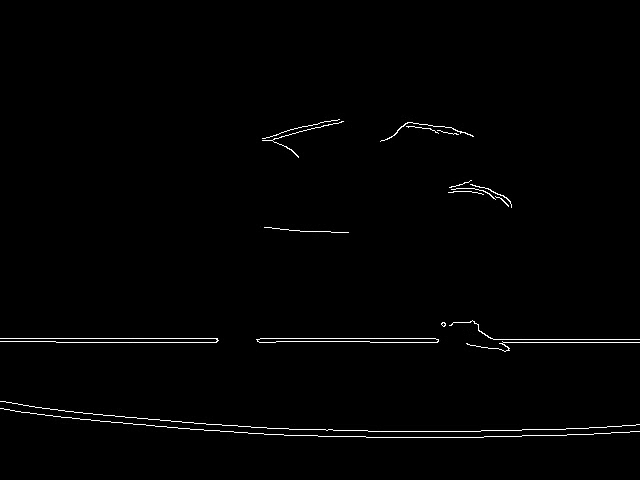
#> input picture frame 3 of Day-18/output/processed_vid1.mp4, 640 x 480 px, given in place of vid1.mp4, which was not available
$ python mini-project.py
#> lines starting #> are read from the running program, lines starting #| are printed output that depends on the picture; after the words box and inside, x2 and y2 are one past the last pixel; in counts of white or black regions, pixels touching at a corner belong together; pictures that were not available may be replaced by others from this repository, and a replacement may not be noted
import cv2

def process_video(input_video, output_video):

    # Read video
#> called with input_video = 'input/vid1.mp4', output_video = 'output/processed_vid1.mp4'
    vid = cv2.VideoCapture(input_video)

    if not vid.isOpened():
        print(f"Could not open {input_video}")
        return

    # Video properties
    fps = int(vid.get(cv2.CAP_PROP_FPS))
    width = int(vid.get(cv2.CAP_PROP_FRAME_WIDTH))
    height = int(vid.get(cv2.CAP_PROP_FRAME_HEIGHT))

    print(f"\nProcessing: {input_video}")
    print(f"FPS: {fps}")
    print(f"Width: {width}")
    print(f"Height: {height}")

    # Display original video
    while True:

        ret, frame = vid.read()
#> frame is the input picture: shape (480, 640, 3); min 0, max 255, mean 2.7

        if not ret:
            break

        resized = cv2.resize(frame, (640, 480))

        cv2.imshow("Original Video", resized)

        if cv2.waitKey(25) & 0xFF == ord('q'):
#> (key q is pressed here)
            break

    # Reset video to beginning
    vid.set(cv2.CAP_PROP_POS_FRAMES, 0)

    # Video writer
    fourcc = cv2.VideoWriter_fourcc(*'mp4v')

    out = cv2.VideoWriter(
        output_video,
        fourcc,
        fps,
        (640, 480),
        False
    )

    # Process video
    while True:

        ret, frame = vid.read()
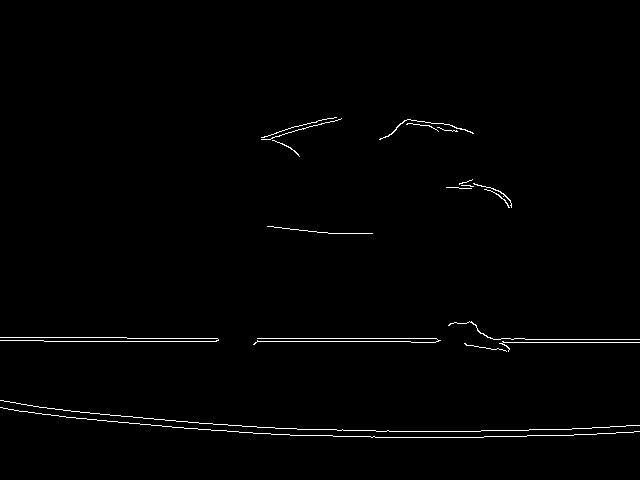
#> input picture frame 0 of Day-18/output/processed_vid1.mp4, 640 x 480 px, given in place of vid1.mp4, which was not available
#> frame is the input picture: shape (480, 640, 3); min 0, max 255, mean 2.7

        if not ret:
            break

        # Resize
        frame = cv2.resize(frame, (640, 480))

        # Grayscale
        gray = cv2.cvtColor(frame, cv2.COLOR_BGR2GRAY)

        # Gaussian Blur
        blur = cv2.GaussianBlur(gray, (5, 5), 0)
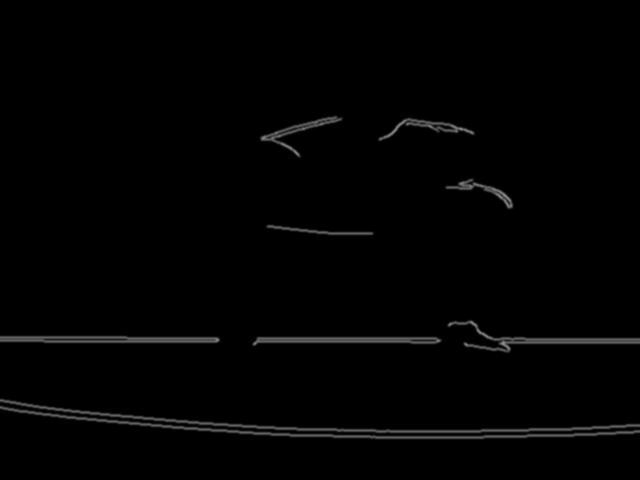
#> blur: shape (480, 640); min 0, max 145, mean 2.7

        # Canny Edge Detection
        edges = cv2.Canny(blur, 100, 200)
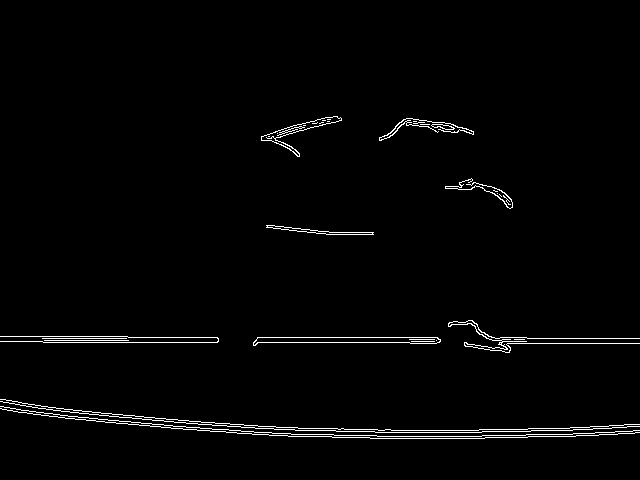
#> edges: shape (480, 640); 1.7% white in thin lines or dots, all inside (x1, y1, x2, y2) = (0, 116, 640, 439)

        # Display processed video
        cv2.imshow("Processed Video", edges)

        # Save processed frame
        out.write(edges)

        if cv2.waitKey(25) & 0xFF == ord('q'):
#> (key q is pressed here)
            break

    vid.release()
    out.release()
    cv2.destroyAllWindows()

    print(f"{output_video} saved successfully.")


# Process 3 Videos

videos = [
    ("input/vid1.mp4", "output/processed_vid1.mp4"),
    ("input/vid2.mp4", "output/processed_vid2.mp4"),
    ("input/vid3.mp4", "output/processed_vid3.mp4")
]

for input_video, output_video in videos:
    process_video(input_video, output_video)

$ run again, starting later in the video
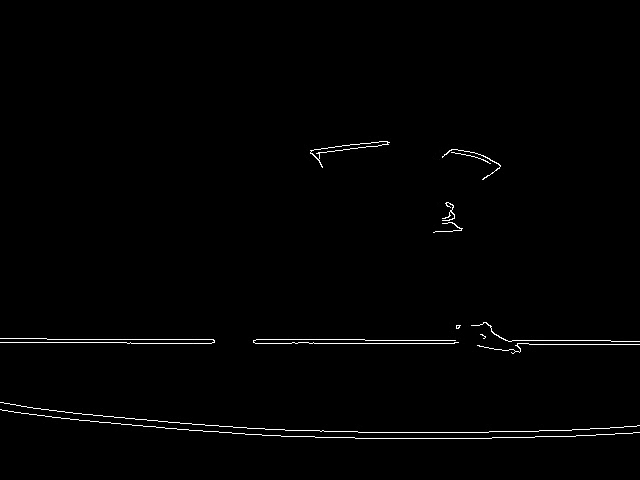
#> input picture frame 15 of Day-18/output/processed_vid1.mp4, 640 x 480 px, given in place of vid1.mp4, which was not available
#> in process_video, frame is the input picture: shape (480, 640, 3); min 0, max 255, mean 2.5
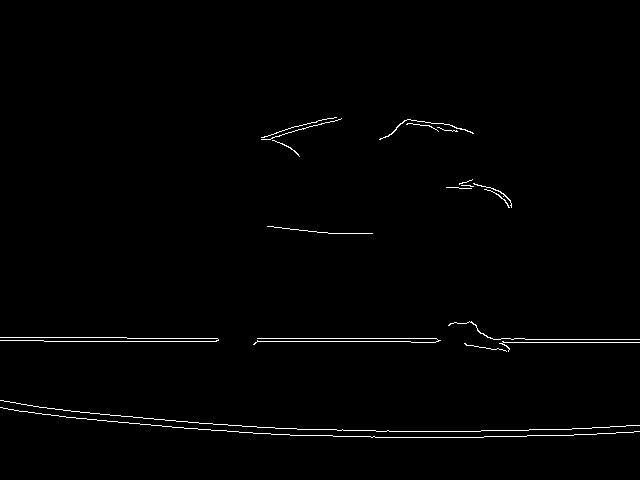
#> input picture frame 0 of Day-18/output/processed_vid1.mp4, 640 x 480 px, given in place of vid1.mp4, which was not available
#> in process_video, frame is the input picture: shape (480, 640, 3); min 0, max 255, mean 2.7
#> edges: shape (480, 640); 1.7% white in thin lines or dots, all inside (x1, y1, x2, y2) = (0, 116, 640, 439)

$ run again, starting later in the video
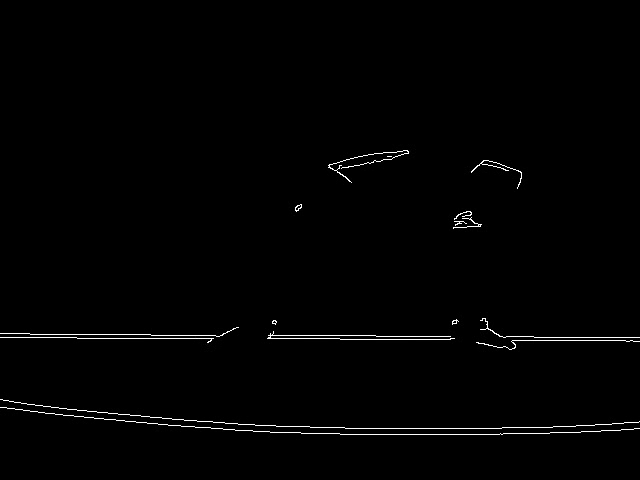
#> input picture frame 27 of Day-18/output/processed_vid1.mp4, 640 x 480 px, given in place of vid1.mp4, which was not available
#> in process_video, frame is the input picture: shape (480, 640, 3); min 0, max 255, mean 2.5
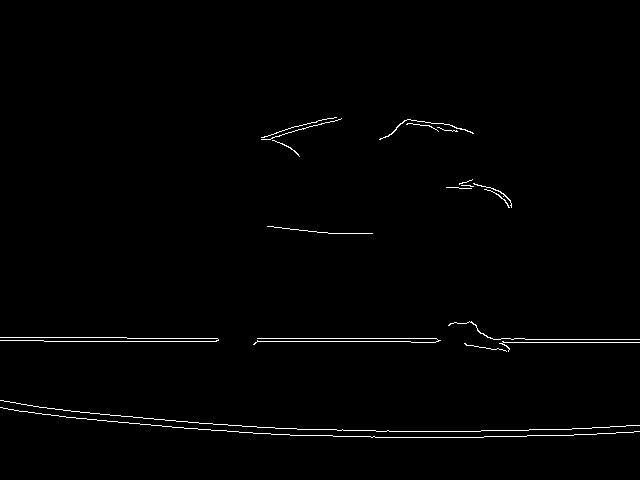
#> input picture frame 0 of Day-18/output/processed_vid1.mp4, 640 x 480 px, given in place of vid1.mp4, which was not available
#> in process_video, frame is the input picture: shape (480, 640, 3); min 0, max 255, mean 2.7
#> edges: shape (480, 640); 1.7% white in thin lines or dots, all inside (x1, y1, x2, y2) = (0, 116, 640, 439)
